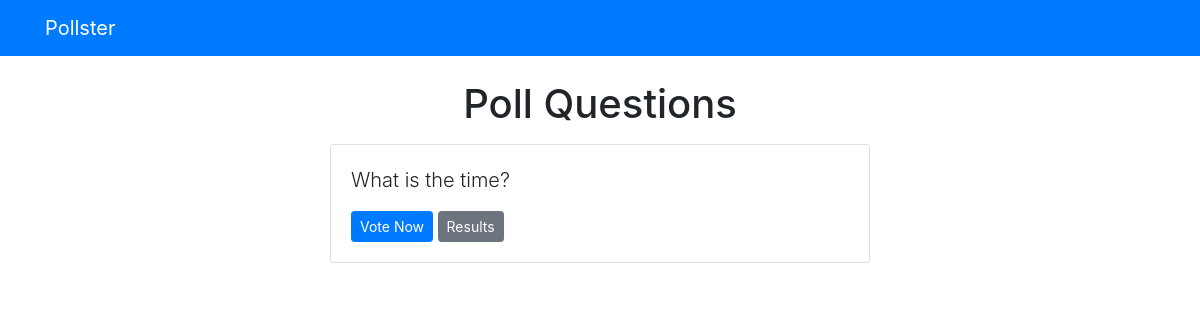
/polls/, run on an earlier commit of the app's database.
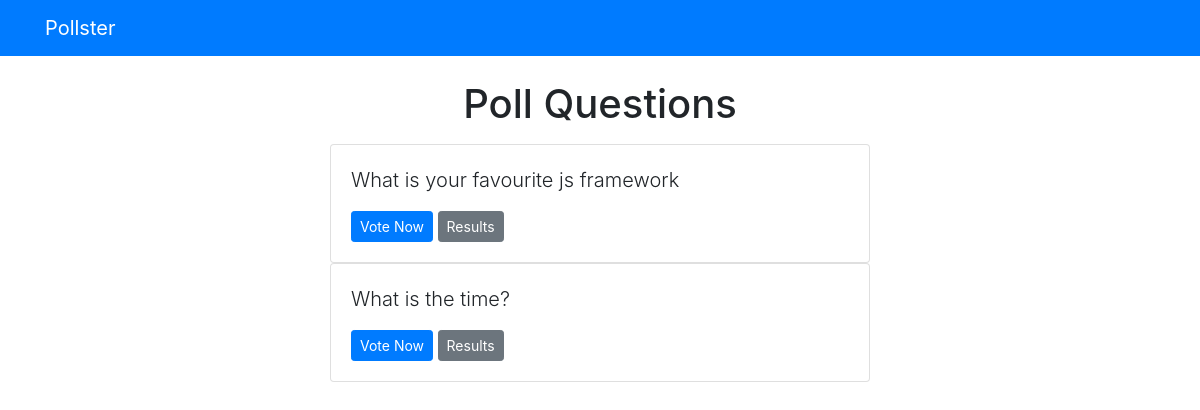
And on a later commit of the database.
### polls/models.py (models this page shows, shortened)
class Question(models.Model):
    question_text = models.CharField(max_length=200)
    pub_date = models.DateTimeField('date published')

### polls/views.py (the view)
# urls.py: path('', views.index, name='index'),
def index(req):
    latest_question_list = Question.objects.order_by('-pub_date')[:5]
    context = { 'latest_question_list': latest_question_list}
    return render(req, 'polls/index.html', context)

### templates/polls/index.html
{% extends 'base.html' %} {% block content %}
<h1 class="text-center mb-3">Poll Questions</h1>
{% if latest_question_list %} {% for question in latest_question_list %}
<div class="card mb-3s">
  <div class="card-body">
   <p class="lead">{{ question.question_text}}</p>
   <a href="{% url 'polls:detail' question.id   %}" class="btn btn-primary btn-sm">Vote Now</a>
   <a href="{% url 'polls:results' question.id   %}" class="btn btn-secondary btn-sm">Results</a>
</div>
</div>
{%endfor%} {%else%}
<p>No polls available</p>
{% endif %} {% endblock %}

### templates/base.html (shortened to what this page needs)
<!DOCTYPE html>
<html lang="en">
<head>
    <link rel="stylesheet" href="https://cdn.jsdelivr.net/npm/bootstrap@4.5.3/dist/css/bootstrap.min.css">
</head>
<body>
    {% include 'partials/_navbar.html' %}
    <div class="container">
        <div class="row">
            <div class="col-md-6 m-auto">
                {% block content %}{% endblock %}
            </div>
        </div>
    </div>
</body>
</html>

### templates/partials/_navbar.html
<nav class="navbar navbar-dark bg-primary mb-4">
    <div class="container">
        <a href="/" class="navbar-brand">Pollster</a>
    </div>
</nav>

What changed in the data, as far as the page shows it:
added Question: question_text "What is your favourite js framework"
